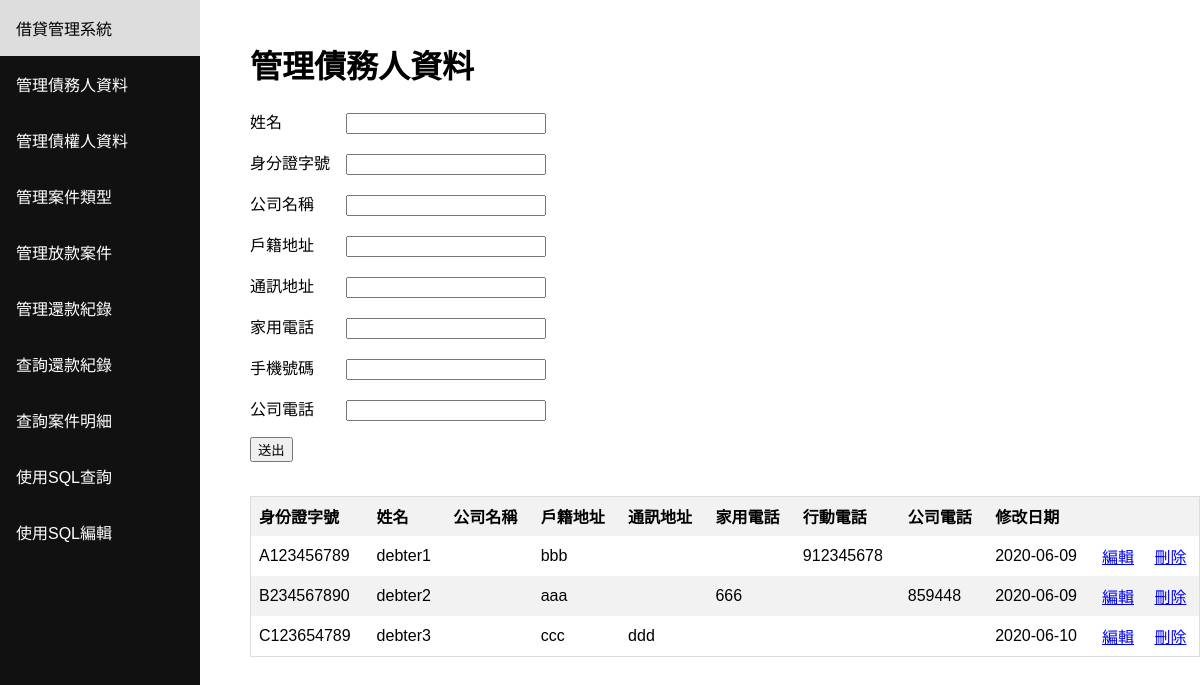
Page /debter on the earlier database version.
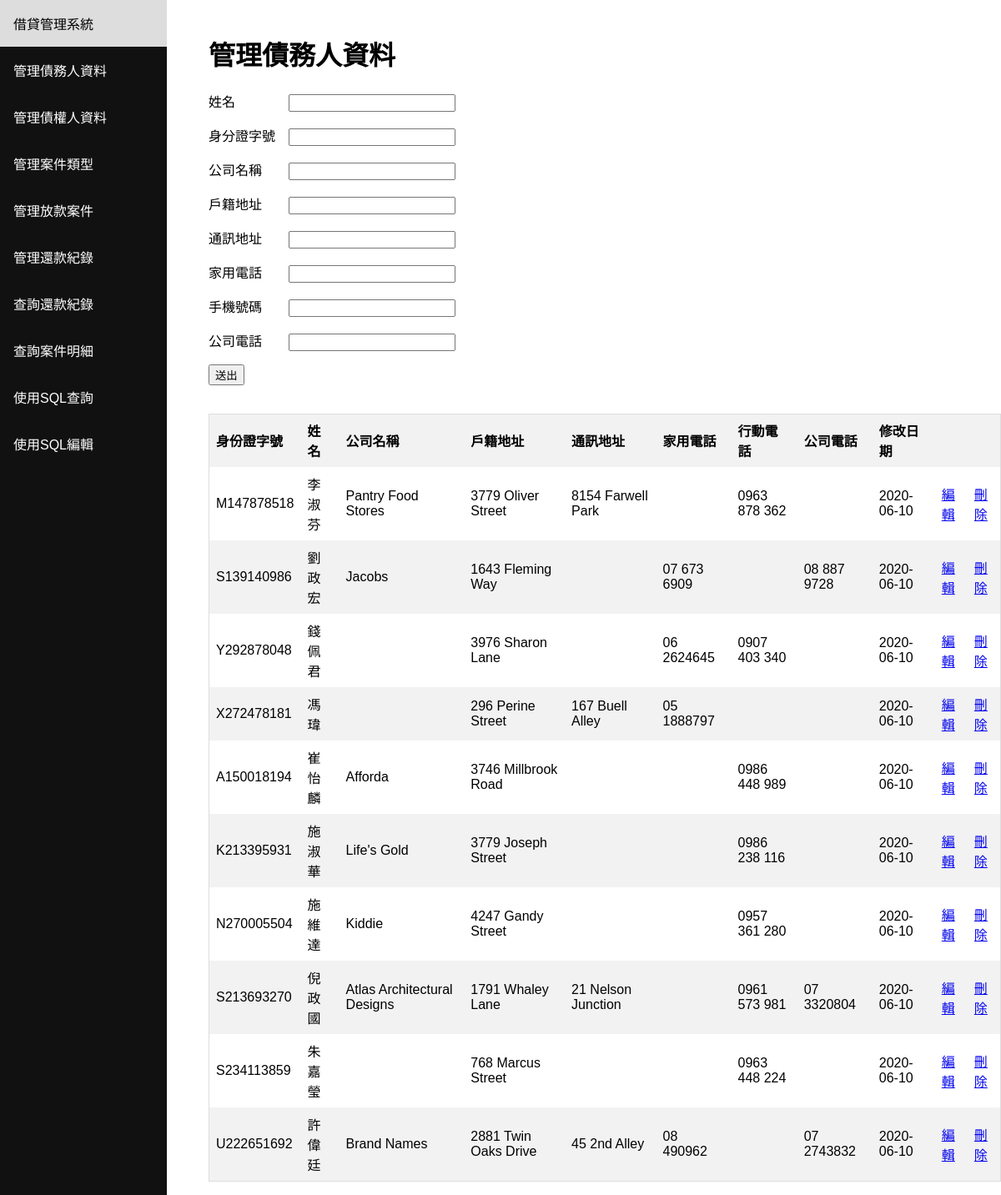
Same page on the later database version.
### tables this page shows
CREATE TABLE "DEBTER" (
	`ID`	TEXT NOT NULL UNIQUE,
	`Name`	TEXT NOT NULL,
	`CompanyName`	TEXT,
	`ResidenceAddress`	TEXT NOT NULL,
	`MailingAddress`	TEXT,
	`TelPhoneNumber`	TEXT,
	`MobilePhoneNumber`	TEXT,
	`CompanyPhoneNumber`	TEXT,
	`EditDate`	TEXT NOT NULL,
	PRIMARY KEY(`ID`)
);

### main.py (the view)
@app.route('/debter', methods=['GET', 'POST'])
def debter():
    if request.method == 'POST':
        edit_data('DEBTER')
    table = get_query("select * from DEBTER;")
    return render_template(
                'debter.html',
                columns=['身份證字號','姓名','公司名稱','戶籍地址','通訊地址','家用電話','行動電話','公司電話','修改日期'],
                table=table
            )

### main.py (called while the page is built)
def get_query(query , get_col=False):
    conn = sqlite3.connect('database.db')
    conn.row_factory = sqlite3.Row
    cur = conn.cursor()
    cur.execute(query)
    rows = cur.fetchall()
    conn.close()
    output = []
    cols = []
    for row in rows:
        temp = dict(row)
        output.append(list(temp.values()))
        if get_col: cols = list(temp.keys())
    if get_col:
        return output, cols
    return output

### templates/debter.html (shortened to what this page needs)
<html><header><title>借貸管理系統</title></header><body><div class="sidenav"><a href="/">借貸管理系統</a><a href="/debter">管理債務人資料</a><a href="/creditor">管理債權人資料</a><a href="/project_type">管理案件類型</a><a href="/project">管理放款案件</a><a href="/period">管理還款紀錄</a><a href="/repayment_record">查詢還款紀錄</a><a href="/project_record">查詢案件明細</a><a href="/sql_search">使用SQL查詢</a><a href="/sql_edit">使用SQL編輯</a></div><div class="content"><h1>管理債務人資料</h1><form method="POST" action=""><div>{% if edit %}<p>姓名　　　　<input name="Name" style="width:200px" value="{{ data[0] }}"/></p><p>身分證字號　<input name="ID" style="width:200px" value="{{ data[1] }}"/></p><p>公司名稱　　<input name="CompanyName" style="width:200px" value="{{ data[2] }}"/></p><p>戶籍地址　　<input name="ResidenceAddress" style="width:200px" value="{{ data[3] }}"/></p><p>通訊地址　　<input name="MailingAddress" style="width:200px" value="{{ data[4] }}"/></p><p>家用電話　　<input name="TelPhoneNumber" type="tel" style="width:200px" value="{{ data[5] }}"/></p><p>手機號碼　　<input name="MobilePhoneNumber" type="tel" style="width:200px" value="{{ data[6] }}"/></p><p>公司電話　　<input name="CompanyPhoneNumber" type="tel" style="width:200px" value="{{ data[7] }}"/></p>{% else %}<p>姓名　　　　<input name="Name" style="width:200px"/></p><p>身分證字號　<input name="ID" style="width:200px"/></p><p>公司名稱　　<input name="CompanyName" style="width:200px"/></p><p>戶籍地址　　<input name="ResidenceAddress" style="width:200px"/></p><p>通訊地址　　<input name="MailingAddress" style="width:200px"/></p><p>家用電話　　<input name="TelPhoneNumber" type="tel" style="width:200px"/></p><p>手機號碼　　<input name="MobilePhoneNumber" style="width:200px"/></p><p>公司電話　　<input name="CompanyPhoneNumber" type="tel" style="width:200px"/></p>{% endif %}<p><input type="submit" value="送出"/></p></div><br/><div style="overflow-x:auto;"><table><thead><tr></tr>{% for column in columns %}<th>{{ column }}</th>{% endfor %}<th></th><th></th></thead><tbody>{% for row in table %}<tr>{% for item in row %}<td>{{ item }}</td>{% endfor %}<td><a href="/debter/edit/{{ row[0] }}">編輯</a></td><td><a href="/debter/delete/{{ row[0] }}">刪除</a></td></tr>{% endfor %}</tbody></table></div></form></div></body></html>

### templates/debter.html (style rules this page uses)
* { box-sizing: border-box; }
body { margin: 0; font-family: Arial, Helvetica, sans-serif; }
.sidenav { height: 100%; width: 200px; position: fixed; z-index: 1; top: 0; left: 0; background-color: #111; overflow-x: hidden; }
.sidenav a { color: white; padding: 16px; text-decoration: none; display: block; }
.content { margin-left: 200px; padding-left: 50px; padding-top: 20px; }
table { border-collapse: collapse; border-spacing: 0; width: 100%; border: 1px solid #ddd; }
th, td { text-align: left; padding: 8px; }
tr:nth-child(even) { background-color: #f2f2f2 }

Differences in the rows shown:
removed DEBTER: ID "A123456789", Name "debter1", ResidenceAddress "bbb", MobilePhoneNumber "912345678", EditDate "2020-06-09"
removed DEBTER: ID "B234567890", Name "debter2", ResidenceAddress "aaa", TelPhoneNumber "666", CompanyPhoneNumber "859448", EditDate "2020-06-09"
removed DEBTER: ID "C123654789", Name "debter3", ResidenceAddress "ccc", MailingAddress "ddd", EditDate "2020-06-10"
added DEBTER: ID "M147878518", Name "李淑芬", CompanyName "Pantry Food Stores", ResidenceAddress "3779 Oliver Street", MailingAddress "8154 Farwell Park", MobilePhoneNumber "0963 878 362", EditDate "2020-06-10"
added DEBTER: ID "S139140986", Name "劉政宏", CompanyName "Jacobs", ResidenceAddress "1643 Fleming Way", TelPhoneNumber "07 673 6909", CompanyPhoneNumber "08 887 9728", EditDate "2020-06-10"
added DEBTER: ID "Y292878048", Name "錢佩君", ResidenceAddress "3976 Sharon Lane", TelPhoneNumber "06 2624645", MobilePhoneNumber "0907 403 340", EditDate "2020-06-10"
added DEBTER: ID "X272478181", Name "馮瑋", ResidenceAddress "296 Perine Street", MailingAddress "167 Buell Alley", TelPhoneNumber "05 1888797", EditDate "2020-06-10"
added DEBTER: ID "A150018194", Name "崔怡麟", CompanyName "Afforda", ResidenceAddress "3746 Millbrook Road", MobilePhoneNumber "0986 448 989", EditDate "2020-06-10"
added DEBTER: ID "K213395931", Name "施淑華", CompanyName "Life's Gold", ResidenceAddress "3779 Joseph Street", MobilePhoneNumber "0986 238 116", EditDate "2020-06-10"
added DEBTER: ID "N270005504", Name "施維達", CompanyName "Kiddie", ResidenceAddress "4247 Gandy Street", MobilePhoneNumber "0957 361 280", EditDate "2020-06-10"
added DEBTER: ID "S213693270", Name "倪政國", CompanyName "Atlas Architectural Designs", ResidenceAddress "1791 Whaley Lane", MailingAddress "21 Nelson Junction", MobilePhoneNumber "0961 573 981", CompanyPhoneNumber "07 3320804", EditDate "2020-06-10"
added DEBTER: ID "S234113859", Name "朱嘉瑩", ResidenceAddress "768 Marcus Street", MobilePhoneNumber "0963 448 224", EditDate "2020-06-10"
added DEBTER: ID "U222651692", Name "許偉廷", CompanyName "Brand Names", ResidenceAddress "2881 Twin Oaks Drive", MailingAddress "45 2nd Alley", TelPhoneNumber "08 490962", CompanyPhoneNumber "07 2743832", EditDate "2020-06-10"
